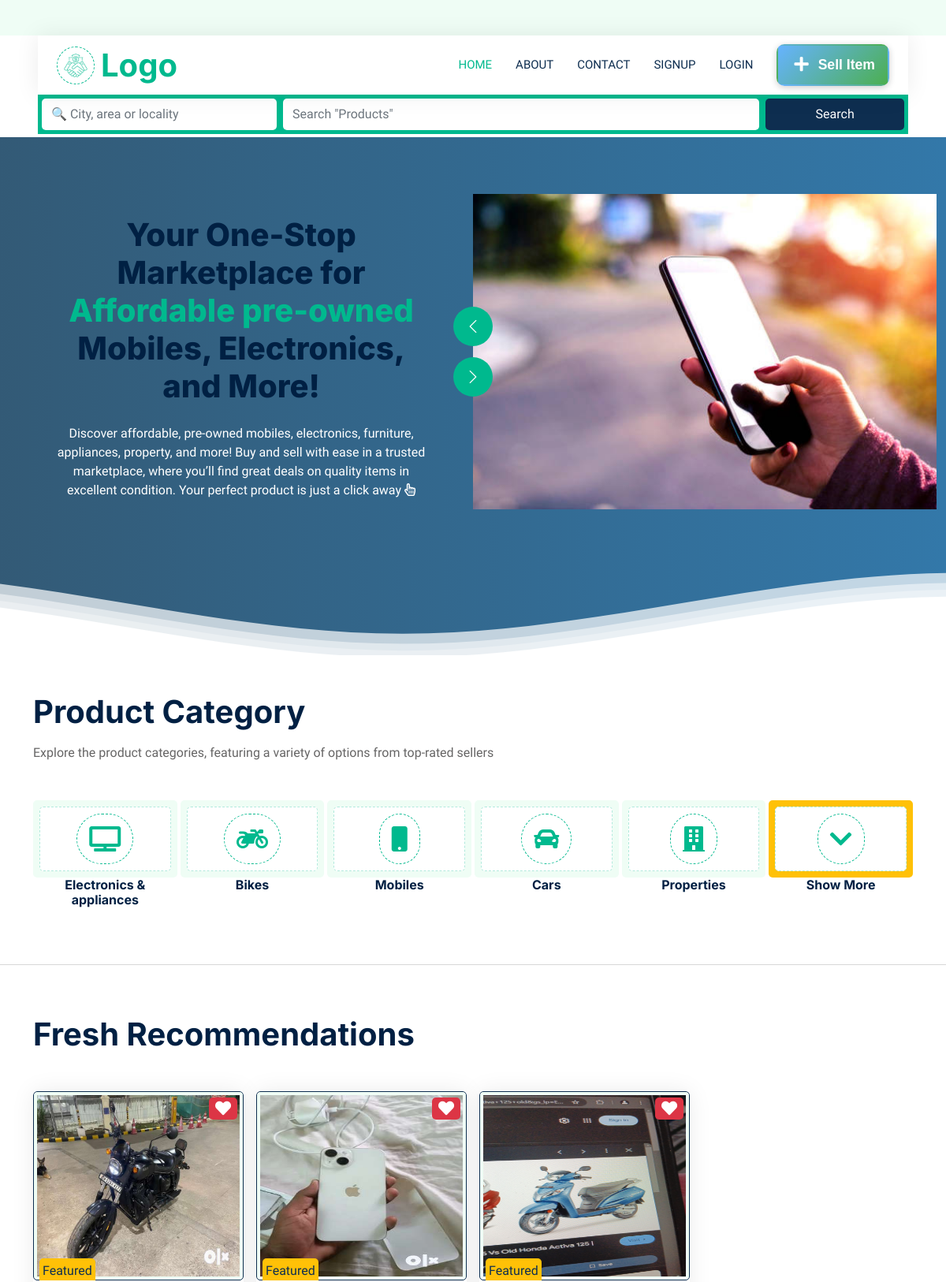
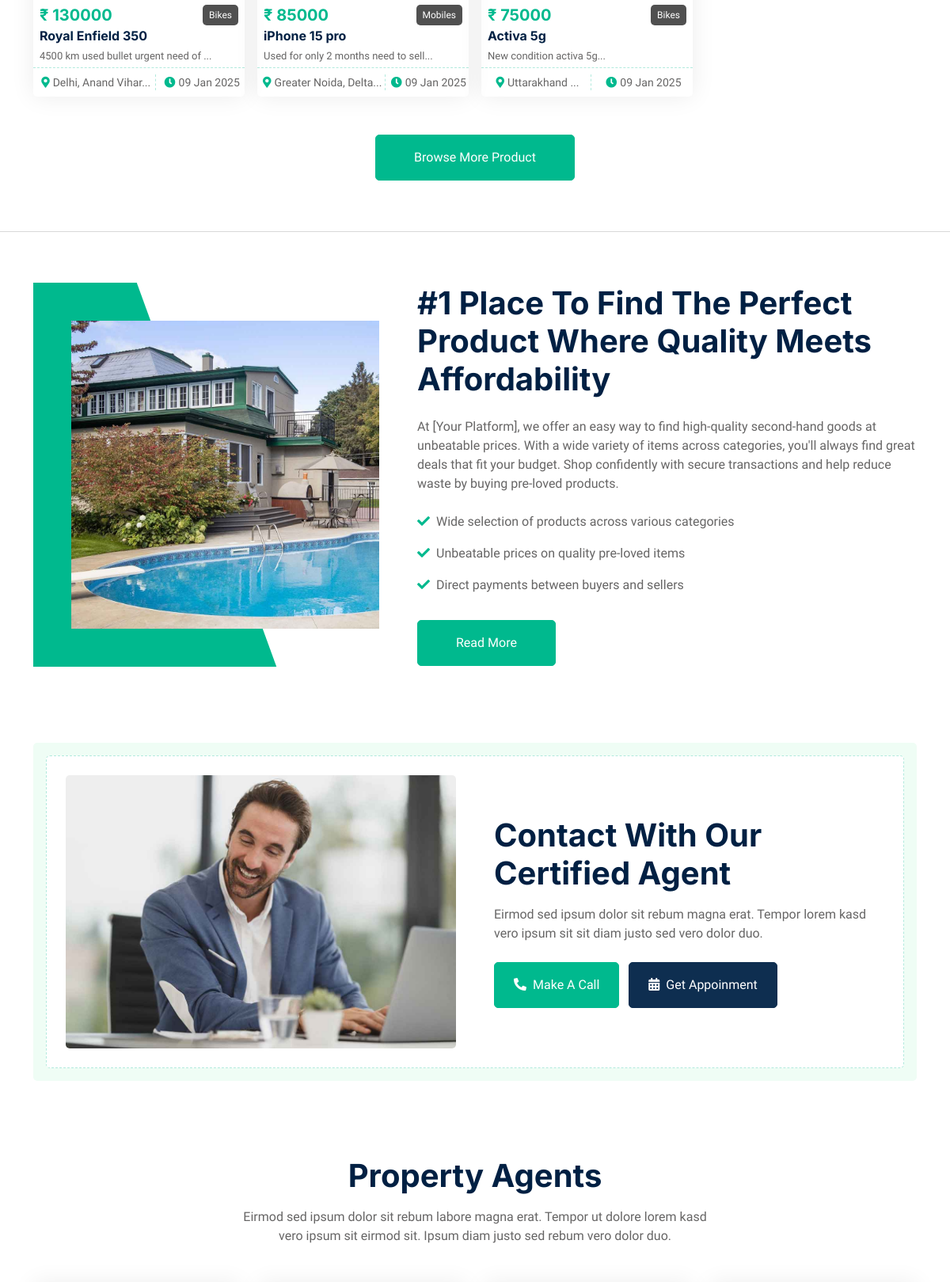
The page / (upper part) on the database its author committed (2 pictures, top to bottom).
### home/models.py (models this page shows, shortened)
class Category(models.Model):
    name = models.CharField(max_length=100, unique=True)
    description = models.TextField(blank=True, null=True)
    created_at = models.DateTimeField(auto_now_add=True)
    updated_at = models.DateTimeField(auto_now=True)
    catagory_icon_FS = models.CharField(max_length=100, blank=True, null=True, default='')
    def __str__(self):
        return self.name

class Product(models.Model):
    brand = models.CharField(max_length=200, default='', blank=True)
    title = models.CharField(max_length=200)
    description = models.TextField()
    price = models.IntegerField()
    location = models.TextField(default='', blank=True)
    created_at = models.DateTimeField(auto_now_add=True)
    updated_at = models.DateTimeField(auto_now=True)
    seller = models.ForeignKey(CustomUser, on_delete=models.CASCADE)  # Link to user model
    category = models.ForeignKey(Category, related_name='products', on_delete=models.SET_NULL, null=True, blank=True)
    slug = models.SlugField(unique=True, blank=True)
    condition_choices = [
        ('new', 'New'),
        ('used', 'Used'),
    ]
    condition = models.CharField(max_length=20, choices=condition_choices, default='used')

class ProductImages(models.Model):
    product = models.ForeignKey(Product, on_delete=models.CASCADE)
    image1 = models.ImageField(upload_to=user_directory_path, blank=True, null=True)
    image2 = models.ImageField(upload_to=user_directory_path)
    image3 = models.ImageField(upload_to=user_directory_path)
    image4 = models.ImageField(upload_to=user_directory_path)
    user = models.ForeignKey(CustomUser, on_delete=models.CASCADE)

### home/views.py (the view)
# urls.py: path('', views.index, name="home"),
def index(request):
    if 'address' in request.GET or 'prod' in request.GET:
        search_results = search_products(request)  # call search function
        if search_results.exists():  # Render search results only if they exist
            return render(request, "allProducts.html", {'products': search_results})
        else:
            return render(request, "allProducts.html")
    products = Product.objects.order_by('?')[:8]
    for product in products:
        product.images = ProductImages.objects.filter(product=product)
    categories = Category.objects.order_by('?')[:5]
    auth_response = handle_user_auth(request)  # call authentication function
    if auth_response:
        return auth_response  # Redirect if authentication actions occurred
    context = {'products': products, 'categories': categories}
    return render(request, 'index.html', context)

### home/templates/index.html (shortened to what this page needs)
{% extends 'base.html' %}
{% load static %}
{% block body %}
  {% include 'navbar.html' %}
  <div class="container-fluid d-lg-block header mt-1 bg-white p-">
    <div class="row g-0 align-items-center flex-column-reverse flex-md-row">
      <div class="col-md-6 p-2 p-lg-5 mt-lg-5">
        <h1 class="display-6 animated fadeIn mb-4">Your One-Stop Marketplace for <span class="text-primary">Affordable pre-owned</span> Mobiles, Electronics, and More!</h1>
        <p class="animated fadeIn mb-4 pb-2">
          Discover affordable, pre-owned mobiles, electronics, furniture, appliances, property, and more! Buy and sell with ease in a trusted marketplace, where you’ll find great deals on quality items in excellent condition. Your perfect product is just a click away <i class="far fa-hand-pointer"></i>
        </p>
      </div>
      <div class="col-md-6 animated fadeIn">
        <div class="owl-carousel header-carousel">
          <div class="owl-carousel-item">
            <img class="img-fluid" src="{% static 'img/img.jpg' %}" alt="" />
          </div>
        </div>
      </div>
    </div>
  </div>
  <div class="header">
    <div>
    </div>
  </div>
  <div class="container-xxl py-5">
    <div class="container">
      <div class="text-start mb-5 wow fadeInUp" data-wow-delay="0.1s" style="max-width: 600px;">
        <h1 class="mb-3">Product Category</h1>
        <p>Explore the product categories, featuring a variety of options from top-rated sellers</p>
      </div>
      <div class="catname row g-1">
        {% if categories %}
          {% for category in categories %}
            <div class="col-lg-2 col-4 col-sm-2 col-md-2 wow fadeInUp" data-wow-delay="0.1s">
              <a class="cat-item d-block bg-light text-center rounded p-2" href="{% url 'categoryproduct' category.name %}">
                <div class="rounded p-2">
                  <div class="icon">{{ category.catagory_icon_FS|safe }}</div>
                </div>
              </a>
              <h6 class="text-center">{{ category.name }}</h6>
            </div>
          {% endfor %}
        {% endif %}
        <div class="col-lg-2 col-4 col-sm-2 col-md-2 wow fadeInUp" data-wow-delay="0.3s">
          <a class="cat-item d-block bg-warning text-center rounded p-2" href="">
            <div class="rounded p-2">
              <div class="icon">
                <i class="fas fa-chevron-down fa-2x"></i>
              </div>
            </div>
          </a>
          <h6 class="text-center">Show More</h6>
        </div>
      </div>
    </div>
  </div>
  <hr />
  <div class="container-xxl py-5">
    <div class="container">
      <div class="row g-0 gx-5 align-items-end">
        <div class="col-lg-6">
          <div class="text-start mx-auto mb-1 mb-lg-5 wow slideInLeft" data-wow-delay="0.1s">
            <h1 class="mb-3">Fresh Recommendations</h1>
          </div>
        </div>
      </div>
      <div class="tab-content">
        <div id="tab-1" class="tab-pane fade show p-0 active">
          <div class="row g-3">
            {% if products %}
              {% for product in products %}
                <div class="col-lg-3 col-6 col-sm-4 col-md-4 wow fadeInUp" data-wow-delay="0.1s">
                  <div class="property-item rounded overflow-hidden">
                    <div class="position-relative overflow-hidden">
                      <a href="{% url 'viewproduct' product.slug %}"><img class="img-thumbnail prodimg border-1 border-dark" src="{{ product.images.first.image1.url }}" alt="" /></a>
                      <div class="bg-danger rounded text-white position-absolute end-0 top-0 m-2 pt-1 px-2">
                        <i class="fs-5 fas fa-heart"></i>
                      </div>
                      <div class="bg-warning rounded-top text-dark position-absolute start-0 bottom-0 mx-2 pt-1 px-1">Featured</div>
                    </div>
                    <a href="{% url 'viewproduct' product.slug %}">
                      <div class="p-2 pb-0">
                        <div style="display: flex;justify-content: space-between; align-items: center;">
                          <h5 class="priceelemnt text-primary mb-1">₹ {{ product.price }}</h5>
                          <p class="categoryp px-2 py-1 rounded mb-1">{{ product.category|truncatechars:8 }}</p>
                        </div>
                        <a class="titleitem d-block h6 mb-1" href="{% url 'viewproduct' product.slug %}">{{ product.title|slice:':30' }}</a>
                        <p class="descitem">{{ product.description|slice:':35' }}...</p>
                      </div>
                    </a>
                    <div class="d-flex border-top py-2">
                      <small class="flex-fill text-center border-end"><i class="fa fa-map-marker-alt text-primary mx-1"></i>{{ product.location|slice:':20' }}...</small>
                      <small class="flex-fill text-center"><i class="fa fa-clock text-primary mx-1"></i>{{ product.created_at|date:'d M Y' }}</small>
                    </div>
                  </div>
                </div>
              {% endfor %}
            {% endif %}
            <div class="col-12 mt-5 text-center wow fadeInUp" data-wow-delay="0.1s">
              <a class="btn btn-primary py-3 px-5" href="{% url 'allprod' %}">Browse More Product</a>
            </div>
          </div>
        </div>
      </div>
    </div>
  </div>
  <hr />
  <div class="container-xxl py-5">
    <div class="container">
      <div class="row g-5 align-items-center">
        <div class="col-lg-5 wow fadeIn" data-wow-delay="0.1s">
          <div class="about-img position-relative overflow-hidden p-5 pe-0">
            <img class="img-fluid w-100" src="{% static 'img/about.jpg' %}" />
          </div>
        </div>
        <div class="col-lg-7 wow fadeIn" data-wow-delay="0.5s">
          <h1 class="mb-4">#1 Place To Find The Perfect Product Where Quality Meets Affordability</h1>
          <p class="mb-4">At [Your Platform], we offer an easy way to find high-quality second-hand goods at unbeatable prices. With a wide variety of items across categories, you'll always find great deals that fit your budget. Shop confidently with secure transactions and help reduce waste by buying pre-loved products.</p>
          <p>
            <i class="fa fa-check text-primary me-2"></i>Wide selection of products across various categories
          </p>
          <p>
            <i class="fa fa-check text-primary me-2"></i>Unbeatable prices on quality pre-loved items
          </p>
          <p>
            <i class="fa fa-check text-primary me-2"></i>Direct payments between buyers and sellers
          </p>
          <a class="btn btn-primary py-3 px-5 mt-3" href="">Read More</a>
        </div>
      </div>
    </div>
  </div>
  <div class="container-xxl py-5">
    <div class="container">
      <div class="bg-light rounded p-3">
        <div class="bg-white rounded p-4" style="border: 1px dashed rgba(0, 185, 142, .3)">
          <div class="row g-5 align-items-center">
            <div class="col-lg-6 wow fadeIn" data-wow-delay="0.1s">
              <img class="img-fluid rounded w-100" src="img/call-to-action.jpg" alt="" />
            </div>
            <div class="col-lg-6 wow fadeIn" data-wow-delay="0.5s">
              <div class="mb-4">
                <h1 class="mb-3">Contact With Our Certified Agent</h1>
                <p>Eirmod sed ipsum dolor sit rebum magna erat. Tempor lorem kasd vero ipsum sit sit diam justo sed vero dolor duo.</p>
              </div>
              <a href="" class="btn btn-primary py-3 px-4 me-2"><i class="fa fa-phone-alt me-2"></i>Make A Call</a>
              <a href="" class="btn btn-dark py-3 px-4"><i class="fa fa-calendar-alt me-2"></i>Get Appoinment</a>
            </div>
          </div>
        </div>
      </div>
    </div>
  </div>
  <div class="container-xxl py-5">
    <div class="container">
      <div class="text-center mx-auto mb-5 wow fadeInUp" data-wow-delay="0.1s" style="max-width: 600px;">
        <h1 class="mb-3">Property Agents</h1>
        <p>Eirmod sed ipsum dolor sit rebum labore magna erat. Tempor ut dolore lorem kasd vero ipsum sit eirmod sit. Ipsum diam justo sed rebum vero dolor duo.</p>
      </div>
      <div class="row g-4">
      </div>
    </div>
  </div>
{% endblock %}

### static/Css/index.css (style rules this page uses)
:root { --primary: #00B98E; --secondary: #FF6922; --light: #EFFDF5; --dark: #0E2E50; }
.btn { transition: .5s; }
.btn.btn-primary, .btn.btn-secondary { color: #FFFFFF; }
@media (min-width: 992px) { .header { margin-top: -120px; } }
.owl-carousel { width: 100%; height: 100%; position: relative; }
.owl-carousel-item { width: 100%; height: 400px; position: relative; overflow: hidden; }
.owl-carousel-item img { width: 100%; height: 100%; object-fit: cover; object-position: center; position: absolute; top: 0; left: 0; }
:root { --gradient-percent: 0%; }
.header { position: relative; margin-top: 0px; padding-top: 4px; text-align: center; background: linear-gradient(90deg, rgba(0, 49, 84, .8) var(--gradient-percent), rgb(51, 120, 169) 100%); color: white; }
.waves { position: relative; width: 100%; height: 15vh; margin-bottom: -7px; min-height: 100px; max-height: 150px; }
.icon { padding: 15px; display: inline-flex; align-items: center; justify-content: center; background: #FFFFFF !important; border-radius: 50px; border: 1px dashed var(--primary) !important; }
.about-img img { position: relative; z-index: 2; }
.about-img::before { position: absolute; content: ""; top: 0; left: -50%; width: 100%; height: 100%; background: var(--primary); transform: skew(20deg); z-index: 1; }
.cat-item div { background: #FFFFFF; border: 1px dashed rgba(0, 185, 142, .3); transition: .5s; }
.cat-item div * { transition: .5s; }
.property-item { box-shadow: 0 0 30px rgba(0, 0, 0, .08); }
.property-item img { transition: .5s; }
.property-item .border-top { border-top: 1px dashed rgba(0, 185, 142, .3) !important; }
.property-item .border-end { border-right: 1px dashed rgba(0, 185, 142, .3) !important; }
small { height: 20px; white-space: nowrap; overflow: hidden; text-overflow: ellipsis; }
.prodimg { height: 30vh; width: 100%; }
.categoryp { font-size: 12px; background-color: #505050; color: white; white-space: nowrap; overflow: hidden; text-overflow: ellipsis; }
.descitem { font-size: 13px; white-space: nowrap; overflow: hidden; text-overflow: ellipsis; margin: 5px 0px; }

### rows shown on the page
Category: name "Electronics & appliances"
Category: name "Bikes"
Category: name "Mobiles"
Category: name "Cars"
Category: name "Properties"
Product: images.first.image1 (picture), price "130000", category "Bikes", title "Royal Enfield 350", description "4500 km used bullet urgent need of", location "Delhi, Anand Vihar", created_at "09 Jan 2025"
Product: images.first.image1 (picture), price "85000", category "Mobiles", title "iPhone 15 pro", description "Used for only 2 months need to sell", location "Greater Noida, Delta", created_at "09 Jan 2025"
Product: images.first.image1 (picture), price "75000", category "Bikes", title "Activa 5g", description "New condition activa 5g", location "Uttarakhand", created_at "09 Jan 2025"
